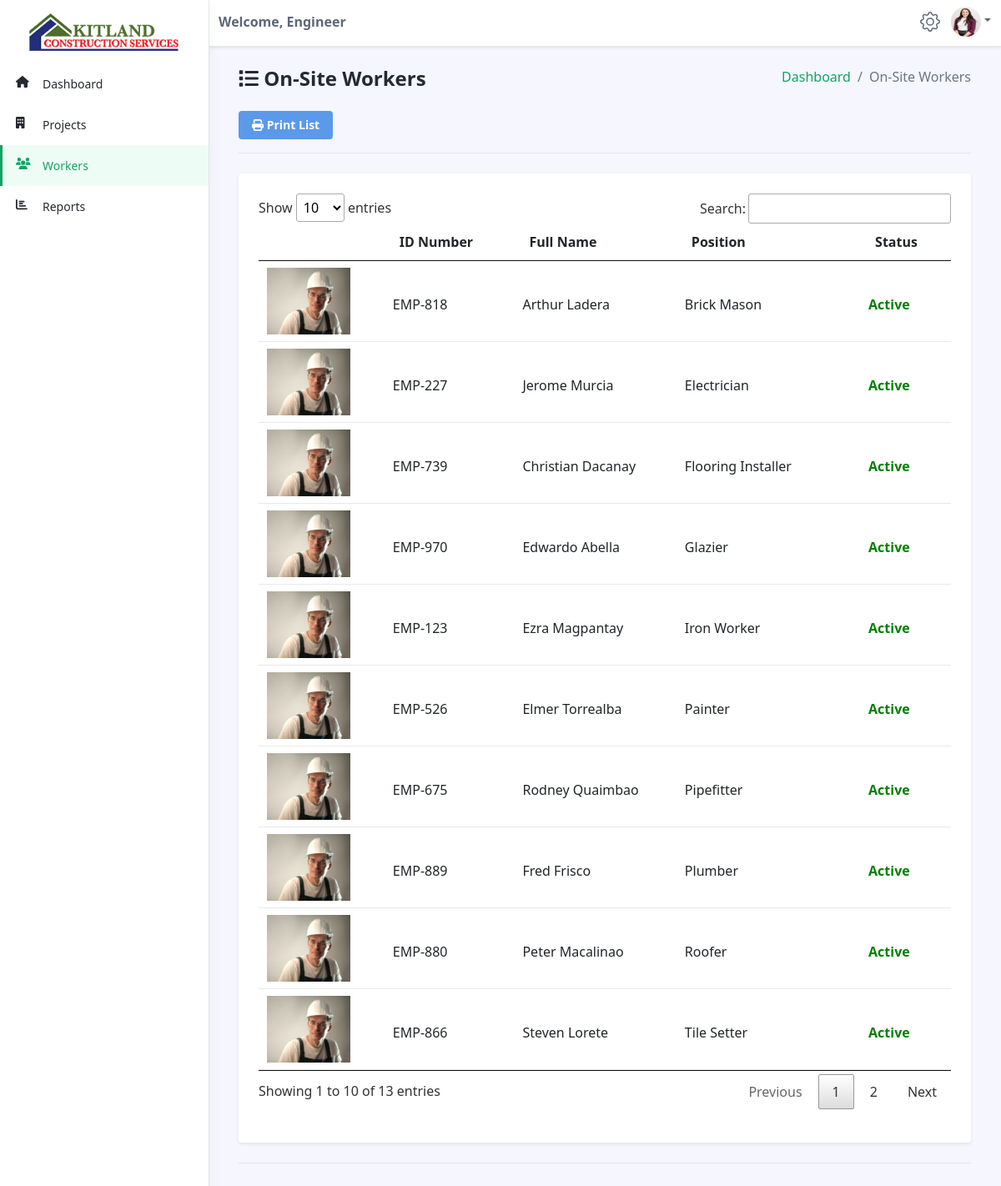
The app's page /engineer/workers.php (signed in) with its own data.
### tables this page shows
CREATE TABLE `teams` (
  `id` int(11) NOT NULL,
  `project_id` varchar(255) NOT NULL,
  `project` varchar(255) NOT NULL,
  `position_id` varchar(255) NOT NULL,
  `member_id` varchar(255) NOT NULL,
  `working_days` varchar(255) NOT NULL
);

CREATE TABLE `workers` (
  `id` int(11) NOT NULL,
  `emp_id` varchar(50) NOT NULL,
  `last_name` varchar(50) NOT NULL,
  `first_name` varchar(50) NOT NULL,
  `middle_name` varchar(50) NOT NULL,
  `birthday` date NOT NULL,
  `age` varchar(50) NOT NULL,
  `gender` varchar(50) NOT NULL,
  `address` varchar(255) NOT NULL,
  `contact` varchar(50) NOT NULL,
  `civil_status` varchar(50) NOT NULL,
  `position_id` varchar(255) NOT NULL,
  `position` varchar(50) NOT NULL,
  `rate` decimal(13,2) NOT NULL,
  `hours_per_day` varchar(255) NOT NULL,
  `profile` varchar(50) NOT NULL,
  `status` varchar(50) NOT NULL,
  `assigned` varchar(255) NOT NULL,
  `date_added` date NOT NULL
);

### engineer/workers.php (the view, shortened to what this page needs)
<?php
include('../connections/config.php');
?>
<!DOCTYPE html>
<!DOCTYPE html>
<html lang="en">
<head>
	<link id="theme-style" rel="stylesheet" href="dataTables/jquery.dataTables.min.css">
	<link id="theme-style" rel="stylesheet" href="assets/css/portal.css">
	<link rel="stylesheet" href="../assets/css/style.css" />
</head>
<body class="app">
	<?php $page = 'workers';
	include('engineer-navbar.php'); ?>
	<div class="app-wrapper">
		<div class="app-content pt-3 p-md-3 p-lg-4">
			<div class="container-xl">
				<ol class="breadcrumb mb-4" style="float:right">
					<li class="breadcrumb-item"><a href="dashboard.php">Dashboard</a></li>
					<li class="breadcrumb-item active">On-Site Workers</li>
				</ol>
				<h1 class="app-page-title"><span class=" nav-icon"><i class="fa fa-list"></i></span> On-Site Workers</h1>
				<a href="print-projects.php" target="_blank" class="btn app-btn btn-info" style="color:white"><i class=" fa fa-print"></i> Print List</a>
				<hr class="mb-4">
				<div class="row g-4 settings-section">
					<div class="col-12 col-md-12">
						<div class="app-card app-card-settings shadow-sm p-4">
							<div class="app-card-body">
								<form class="settings-form">
									<div class="mb-3">
										<table id="myTable" class="table app-table-hover mb-0 text-left">
											<thead>
												<tr>
                                                <th class="cell"></th>
													<th class="cell">ID Number</th>
													<th class="cell">Full Name</th>
													<th class="cell">Position</th>
													<th class="cell">Status</th>
												</tr>
											</thead>
											<tbody>
                                            <?php
												$sql = "SELECT * FROM teams, projects, workers WHERE workers.id = teams.member_id AND projects.id = teams.project_id AND projects.engineer_id = '{$_SESSION['id']}'";
												$result = mysqli_query($conn, $sql);
												$count = mysqli_num_rows($result);
												if ($count > 0) {
													while ($row = mysqli_fetch_assoc($result)) {
														$emp_id = $row['emp_id'];
														$last_name = $row['last_name'];
														$first_name = $row['first_name'];
														$position = $row['position'];
														$profile = $row['profile'];
												?>
														<tr>
															<td><img src="../worker_images/<?php echo $profile; ?>" alt="" style="width:100px;height:80px"></td>
															<td class="cell" style="padding-top: 1em"><?php echo $emp_id; ?></td>
															<td class="cell" style="padding-top: 1em"><?php echo $first_name . " " . $last_name; ?></td>
															<td class="cell" style="padding-top: 1em"><?php echo $position; ?></td>
															<?php
															if ($row['status'] == "Active") {
                                                                ?>
																<td class="cell" style="padding-top: 1em; font-weight:bold; color:green">Active</td>
                                                                <?php
															} else if ($row['status'] == "Inactive") {
                                                                ?>
																<td class="cell" style="padding-top: 1em; font-weight:bold; color:red">Inactive</td>
                                                                <?php
															}
															?>
														</tr>
												<?php
													}
												} else {
													echo "<script>alert('No Workers Found!')</script>";
												}
												?>
											</tbody>
										</table>
									</div>
								</form>
							</div>
						</div>
					</div>
				</div>
				<hr class="my-4">
			</div>
		</div>
	</div>
</body>
</html>

### assets/css/style.css (style rules this page uses)
* { -webkit-user-select: none; -moz-user-select: none; -ms-user-select: none; user-select: none; }

### records on screen
teams: workers.profile (picture), workers.emp_id "EMP-818", workers.first_name "Arthur", workers.last_name "Ladera", workers.position "Brick Mason"
teams: workers.profile (picture), workers.emp_id "EMP-227", workers.first_name "Jerome", workers.last_name "Murcia", workers.position "Electrician"
teams: workers.profile (picture), workers.emp_id "EMP-739", workers.first_name "Christian", workers.last_name "Dacanay", workers.position "Flooring Installer"
teams: workers.profile (picture), workers.emp_id "EMP-970", workers.first_name "Edwardo", workers.last_name "Abella", workers.position "Glazier"
teams: workers.profile (picture), workers.emp_id "EMP-123", workers.first_name "Ezra", workers.last_name "Magpantay", workers.position "Iron Worker"
teams: workers.profile (picture), workers.emp_id "EMP-526", workers.first_name "Elmer", workers.last_name "Torrealba", workers.position "Painter"
teams: workers.profile (picture), workers.emp_id "EMP-675", workers.first_name "Rodney", workers.last_name "Quaimbao", workers.position "Pipefitter"
teams: workers.profile (picture), workers.emp_id "EMP-889", workers.first_name "Fred", workers.last_name "Frisco", workers.position "Plumber"
teams: workers.profile (picture), workers.emp_id "EMP-880", workers.first_name "Peter", workers.last_name "Macalinao", workers.position "Roofer"
teams: workers.profile (picture), workers.emp_id "EMP-866", workers.first_name "Steven", workers.last_name "Lorete", workers.position "Tile Setter"

### other values on screen
$_SESSION['access'] "Engineer"
